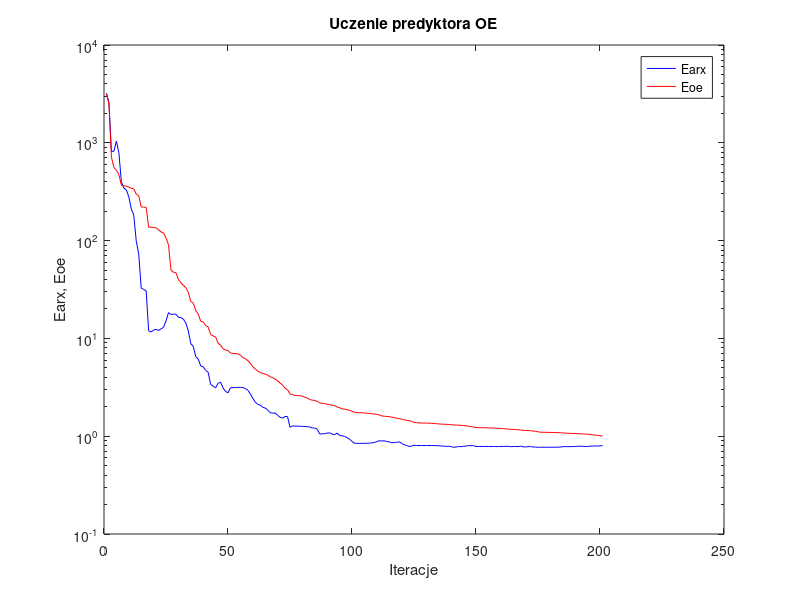
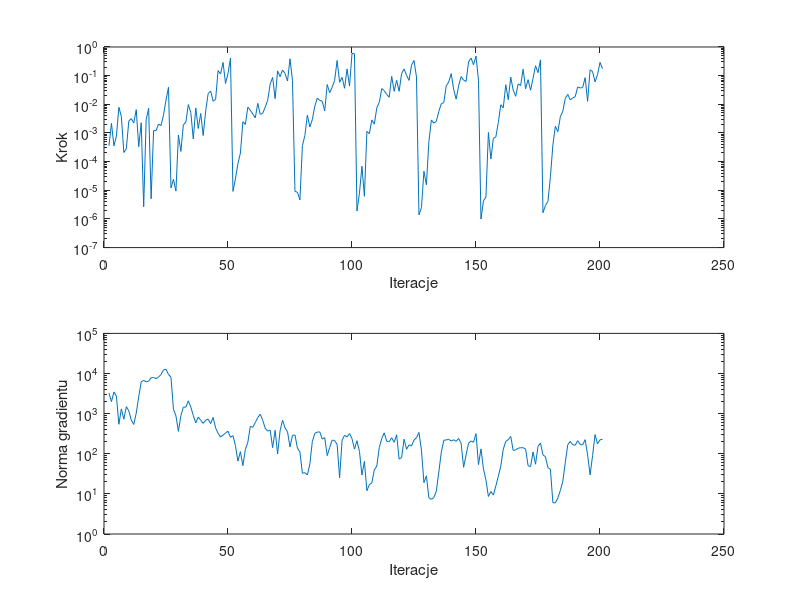

Write the MATLAB code that produced these figures, in order.
%uczenie predyktora oe
clear all;
n=0; farx(n+1)=3.216915e+003; foe(n+1)=3.153668e+003; wspucz(n+1)=0.000000e+000; ng(n+1)=0.000000e+000;
%odnowa zmiennej metryki
n=1; farx(n+1)=2.567003e+003; foe(n+1)=2.477856e+003; krok(n+1)=3.550621e-004; ng(n+1)=3.234227e+003;
n=2; farx(n+1)=8.104154e+002; foe(n+1)=7.098851e+002; krok(n+1)=2.170640e-003; ng(n+1)=1.990078e+003;
n=3; farx(n+1)=8.227124e+002; foe(n+1)=5.581315e+002; krok(n+1)=3.569431e-004; ng(n+1)=3.473027e+003;
n=4; farx(n+1)=1.040700e+003; foe(n+1)=5.257789e+002; krok(n+1)=7.741729e-004; ng(n+1)=2.728188e+003;
n=5; farx(n+1)=7.905835e+002; foe(n+1)=4.718367e+002; krok(n+1)=7.883344e-003; ng(n+1)=5.420719e+002;
n=6; farx(n+1)=3.991891e+002; foe(n+1)=3.694933e+002; krok(n+1)=3.726829e-003; ng(n+1)=1.314756e+003;
n=7; farx(n+1)=3.451697e+002; foe(n+1)=3.634589e+002; krok(n+1)=2.084136e-004; ng(n+1)=7.265658e+002;
n=8; farx(n+1)=3.295716e+002; foe(n+1)=3.603071e+002; krok(n+1)=2.802141e-004; ng(n+1)=1.492049e+003;
n=9; farx(n+1)=2.804892e+002; foe(n+1)=3.526253e+002; krok(n+1)=2.607206e-003; ng(n+1)=1.178103e+003;
n=10; farx(n+1)=2.109356e+002; foe(n+1)=3.433934e+002; krok(n+1)=3.174920e-003; ng(n+1)=6.866328e+002;
n=11; farx(n+1)=1.820877e+002; foe(n+1)=3.384342e+002; krok(n+1)=2.239224e-003; ng(n+1)=5.376537e+002;
n=12; farx(n+1)=9.936952e+001; foe(n+1)=2.993981e+002; krok(n+1)=6.525058e-003; ng(n+1)=1.036870e+003;
n=13; farx(n+1)=7.283860e+001; foe(n+1)=2.879354e+002; krok(n+1)=3.308775e-004; ng(n+1)=2.625934e+003;
n=14; farx(n+1)=3.273444e+001; foe(n+1)=2.209678e+002; krok(n+1)=2.274128e-003; ng(n+1)=6.211922e+003;
n=15; farx(n+1)=3.164146e+001; foe(n+1)=2.200274e+002; krok(n+1)=2.651164e-006; ng(n+1)=6.735058e+003;
n=16; farx(n+1)=3.064925e+001; foe(n+1)=2.180991e+002; krok(n+1)=2.943935e-003; ng(n+1)=6.208696e+003;
n=17; farx(n+1)=1.192873e+001; foe(n+1)=1.373969e+002; krok(n+1)=7.251821e-003; ng(n+1)=6.424697e+003;
n=18; farx(n+1)=1.164400e+001; foe(n+1)=1.369577e+002; krok(n+1)=5.046729e-006; ng(n+1)=7.877215e+003;
n=19; farx(n+1)=1.217782e+001; foe(n+1)=1.363680e+002; krok(n+1)=1.217981e-003; ng(n+1)=7.951398e+003;
n=20; farx(n+1)=1.235807e+001; foe(n+1)=1.350068e+002; krok(n+1)=1.212360e-003; ng(n+1)=7.443219e+003;
n=21; farx(n+1)=1.207490e+001; foe(n+1)=1.294382e+002; krok(n+1)=2.051078e-003; ng(n+1)=8.187336e+003;
n=22; farx(n+1)=1.251928e+001; foe(n+1)=1.224789e+002; krok(n+1)=1.812955e-003; ng(n+1)=9.457154e+003;
n=23; farx(n+1)=1.298904e+001; foe(n+1)=1.196924e+002; krok(n+1)=4.317077e-003; ng(n+1)=1.230719e+004;
n=24; farx(n+1)=1.503785e+001; foe(n+1)=1.065458e+002; krok(n+1)=1.401574e-002; ng(n+1)=1.268904e+004;
n=25; farx(n+1)=1.833229e+001; foe(n+1)=9.077314e+001; krok(n+1)=3.926791e-002; ng(n+1)=9.529301e+003;
%odnowa zmiennej metryki
n=26; farx(n+1)=1.759015e+001; foe(n+1)=5.016939e+001; krok(n+1)=1.209447e-005; ng(n+1)=8.113375e+003;
n=27; farx(n+1)=1.767806e+001; foe(n+1)=4.747025e+001; krok(n+1)=2.418894e-005; ng(n+1)=1.295036e+003;
n=28; farx(n+1)=1.769301e+001; foe(n+1)=4.695755e+001; krok(n+1)=9.375707e-006; ng(n+1)=8.836788e+002;
n=29; farx(n+1)=1.645199e+001; foe(n+1)=4.012033e+001; krok(n+1)=8.437340e-004; ng(n+1)=3.610034e+002;
n=30; farx(n+1)=1.633471e+001; foe(n+1)=3.693098e+001; krok(n+1)=2.266194e-004; ng(n+1)=8.920417e+002;
n=31; farx(n+1)=1.573415e+001; foe(n+1)=3.485423e+001; krok(n+1)=1.929064e-003; ng(n+1)=1.448542e+003;
n=32; farx(n+1)=1.439194e+001; foe(n+1)=3.295574e+001; krok(n+1)=2.371549e-003; ng(n+1)=1.451974e+003;
n=33; farx(n+1)=1.191926e+001; foe(n+1)=2.963650e+001; krok(n+1)=9.784074e-003; ng(n+1)=2.088436e+003;
n=34; farx(n+1)=8.846896e+000; foe(n+1)=2.392593e+001; krok(n+1)=5.167850e-003; ng(n+1)=1.453774e+003;
n=35; farx(n+1)=8.273843e+000; foe(n+1)=2.292969e+001; krok(n+1)=6.200700e-004; ng(n+1)=9.043422e+002;
n=36; farx(n+1)=6.516502e+000; foe(n+1)=1.918201e+001; krok(n+1)=7.479896e-003; ng(n+1)=5.874227e+002;
n=37; farx(n+1)=6.142087e+000; foe(n+1)=1.779424e+001; krok(n+1)=1.427772e-003; ng(n+1)=8.233721e+002;
n=38; farx(n+1)=5.229572e+000; foe(n+1)=1.496570e+001; krok(n+1)=4.776032e-003; ng(n+1)=6.859348e+002;
n=39; farx(n+1)=5.120836e+000; foe(n+1)=1.474670e+001; krok(n+1)=8.106441e-004; ng(n+1)=5.714298e+002;
n=40; farx(n+1)=4.708923e+000; foe(n+1)=1.352185e+001; krok(n+1)=5.915258e-003; ng(n+1)=6.862787e+002;
n=41; farx(n+1)=4.512103e+000; foe(n+1)=1.312303e+001; krok(n+1)=2.378377e-002; ng(n+1)=7.267617e+002;
n=42; farx(n+1)=3.381434e+000; foe(n+1)=1.093536e+001; krok(n+1)=2.896961e-002; ng(n+1)=5.647650e+002;
n=43; farx(n+1)=3.252871e+000; foe(n+1)=1.060212e+001; krok(n+1)=1.280182e-002; ng(n+1)=8.021981e+002;
n=44; farx(n+1)=3.120608e+000; foe(n+1)=1.034961e+001; krok(n+1)=1.486332e-002; ng(n+1)=4.419005e+002;
n=45; farx(n+1)=3.479716e+000; foe(n+1)=8.921329e+000; krok(n+1)=1.505524e-001; ng(n+1)=3.233344e+002;
n=46; farx(n+1)=3.565652e+000; foe(n+1)=8.525447e+000; krok(n+1)=1.146398e-001; ng(n+1)=2.608714e+002;
n=47; farx(n+1)=3.118706e+000; foe(n+1)=7.837503e+000; krok(n+1)=2.896177e-001; ng(n+1)=2.910654e+002;
n=48; farx(n+1)=2.869239e+000; foe(n+1)=7.611235e+000; krok(n+1)=5.335388e-002; ng(n+1)=3.283210e+002;
n=49; farx(n+1)=2.781088e+000; foe(n+1)=7.515892e+000; krok(n+1)=1.196783e-001; ng(n+1)=3.655282e+002;
n=50; farx(n+1)=3.130398e+000; foe(n+1)=7.084999e+000; krok(n+1)=4.089939e-001; ng(n+1)=2.565563e+002;
%odnowa zmiennej metryki
n=51; farx(n+1)=3.137425e+000; foe(n+1)=7.025294e+000; krok(n+1)=9.158722e-006; ng(n+1)=2.835076e+002;
n=52; farx(n+1)=3.151537e+000; foe(n+1)=6.983784e+000; krok(n+1)=2.496650e-005; ng(n+1)=1.587850e+002;
n=53; farx(n+1)=3.155567e+000; foe(n+1)=6.953398e+000; krok(n+1)=8.489916e-005; ng(n+1)=6.549813e+001;
n=54; farx(n+1)=3.158449e+000; foe(n+1)=6.743058e+000; krok(n+1)=1.992914e-004; ng(n+1)=1.127266e+002;
n=55; farx(n+1)=3.144996e+000; foe(n+1)=6.360222e+000; krok(n+1)=2.476023e-003; ng(n+1)=5.058438e+001;
n=56; farx(n+1)=3.073471e+000; foe(n+1)=6.213718e+000; krok(n+1)=1.986798e-003; ng(n+1)=1.278595e+002;
n=57; farx(n+1)=2.950032e+000; foe(n+1)=5.914503e+000; krok(n+1)=8.023134e-003; ng(n+1)=1.940252e+002;
n=58; farx(n+1)=2.707084e+000; foe(n+1)=5.579868e+000; krok(n+1)=6.193383e-003; ng(n+1)=4.840392e+002;
n=59; farx(n+1)=2.443442e+000; foe(n+1)=5.136077e+000; krok(n+1)=4.586643e-003; ng(n+1)=4.556469e+002;
n=60; farx(n+1)=2.229467e+000; foe(n+1)=4.859828e+000; krok(n+1)=3.359405e-003; ng(n+1)=6.030314e+002;
n=61; farx(n+1)=2.117741e+000; foe(n+1)=4.643445e+000; krok(n+1)=1.078150e-002; ng(n+1)=7.984958e+002;
n=62; farx(n+1)=2.084132e+000; foe(n+1)=4.474704e+000; krok(n+1)=4.464645e-003; ng(n+1)=9.687784e+002;
n=63; farx(n+1)=1.973620e+000; foe(n+1)=4.369965e+000; krok(n+1)=4.849441e-003; ng(n+1)=6.826282e+002;
n=64; farx(n+1)=1.941822e+000; foe(n+1)=4.318489e+000; krok(n+1)=7.947193e-003; ng(n+1)=4.330443e+002;
n=65; farx(n+1)=1.851388e+000; foe(n+1)=4.210830e+000; krok(n+1)=1.370811e-002; ng(n+1)=3.683822e+002;
n=66; farx(n+1)=1.741948e+000; foe(n+1)=4.055602e+000; krok(n+1)=5.104106e-002; ng(n+1)=3.885795e+002;
n=67; farx(n+1)=1.722040e+000; foe(n+1)=3.969914e+000; krok(n+1)=8.693674e-002; ng(n+1)=1.415018e+002;
n=68; farx(n+1)=1.724324e+000; foe(n+1)=3.829189e+000; krok(n+1)=1.567008e-002; ng(n+1)=3.843918e+002;
n=69; farx(n+1)=1.639681e+000; foe(n+1)=3.698001e+000; krok(n+1)=1.468011e-001; ng(n+1)=9.871205e+001;
n=70; farx(n+1)=1.559120e+000; foe(n+1)=3.491426e+000; krok(n+1)=9.228634e-002; ng(n+1)=3.761365e+002;
n=71; farx(n+1)=1.532372e+000; foe(n+1)=3.340258e+000; krok(n+1)=1.568265e-001; ng(n+1)=6.855011e+002;
n=72; farx(n+1)=1.591167e+000; foe(n+1)=3.083238e+000; krok(n+1)=1.189066e-001; ng(n+1)=4.395048e+002;
n=73; farx(n+1)=1.587513e+000; foe(n+1)=2.987476e+000; krok(n+1)=6.486639e-002; ng(n+1)=3.528062e+002;
n=74; farx(n+1)=1.236252e+000; foe(n+1)=2.702731e+000; krok(n+1)=3.869575e-001; ng(n+1)=1.478576e+002;
n=75; farx(n+1)=1.273710e+000; foe(n+1)=2.666700e+000; krok(n+1)=6.776944e-002; ng(n+1)=2.873962e+002;
%odnowa zmiennej metryki
n=76; farx(n+1)=1.267989e+000; foe(n+1)=2.609801e+000; krok(n+1)=9.125546e-006; ng(n+1)=2.934496e+002;
n=77; farx(n+1)=1.266255e+000; foe(n+1)=2.599247e+000; krok(n+1)=8.539569e-006; ng(n+1)=1.389807e+002;
n=78; farx(n+1)=1.264454e+000; foe(n+1)=2.593976e+000; krok(n+1)=4.588605e-006; ng(n+1)=1.100151e+002;
n=79; farx(n+1)=1.260164e+000; foe(n+1)=2.571668e+000; krok(n+1)=3.642997e-004; ng(n+1)=3.268902e+001;
n=80; farx(n+1)=1.256732e+000; foe(n+1)=2.496916e+000; krok(n+1)=8.160960e-004; ng(n+1)=3.378823e+001;
n=81; farx(n+1)=1.249327e+000; foe(n+1)=2.452823e+000; krok(n+1)=4.191618e-003; ng(n+1)=2.957389e+001;
n=82; farx(n+1)=1.242500e+000; foe(n+1)=2.370737e+000; krok(n+1)=1.611746e-003; ng(n+1)=5.515557e+001;
n=83; farx(n+1)=1.214151e+000; foe(n+1)=2.335983e+000; krok(n+1)=2.924832e-003; ng(n+1)=2.021769e+002;
n=84; farx(n+1)=1.212032e+000; foe(n+1)=2.315132e+000; krok(n+1)=8.580693e-003; ng(n+1)=3.218960e+002;
n=85; farx(n+1)=1.176157e+000; foe(n+1)=2.273310e+000; krok(n+1)=1.636186e-002; ng(n+1)=3.473452e+002;
n=86; farx(n+1)=1.053078e+000; foe(n+1)=2.192252e+000; krok(n+1)=1.376894e-002; ng(n+1)=3.512885e+002;
n=87; farx(n+1)=1.056934e+000; foe(n+1)=2.160891e+000; krok(n+1)=1.269968e-002; ng(n+1)=2.321624e+002;
n=88; farx(n+1)=1.061169e+000; foe(n+1)=2.151148e+000; krok(n+1)=5.906887e-003; ng(n+1)=2.529775e+002;
n=89; farx(n+1)=1.076622e+000; foe(n+1)=2.122622e+000; krok(n+1)=4.895097e-002; ng(n+1)=8.983642e+001;
n=90; farx(n+1)=1.081875e+000; foe(n+1)=2.104427e+000; krok(n+1)=2.539936e-002; ng(n+1)=1.425952e+002;
n=91; farx(n+1)=1.053916e+000; foe(n+1)=2.073945e+000; krok(n+1)=3.959818e-002; ng(n+1)=2.192357e+002;
n=92; farx(n+1)=1.031798e+000; foe(n+1)=2.057466e+000; krok(n+1)=6.864555e-002; ng(n+1)=2.127650e+002;
n=93; farx(n+1)=1.076525e+000; foe(n+1)=1.987891e+000; krok(n+1)=3.372291e-001; ng(n+1)=1.698921e+002;
n=94; farx(n+1)=1.017667e+000; foe(n+1)=1.957691e+000; krok(n+1)=5.857529e-002; ng(n+1)=2.531655e+001;
n=95; farx(n+1)=1.008918e+000; foe(n+1)=1.901262e+000; krok(n+1)=8.693674e-002; ng(n+1)=2.191971e+002;
n=96; farx(n+1)=9.965726e-001; foe(n+1)=1.894367e+000; krok(n+1)=3.618094e-002; ng(n+1)=2.887967e+002;
n=97; farx(n+1)=9.668088e-001; foe(n+1)=1.864007e+000; krok(n+1)=1.713887e-001; ng(n+1)=2.627578e+002;
n=98; farx(n+1)=9.364844e-001; foe(n+1)=1.842806e+000; krok(n+1)=4.321748e-002; ng(n+1)=3.183143e+002;
n=99; farx(n+1)=8.846154e-001; foe(n+1)=1.798265e+000; krok(n+1)=5.939923e-001; ng(n+1)=2.386738e+002;
n=100; farx(n+1)=8.461944e-001; foe(n+1)=1.750913e+000; krok(n+1)=5.821767e-001; ng(n+1)=1.308314e+002;
%odnowa zmiennej metryki
n=101; farx(n+1)=8.457526e-001; foe(n+1)=1.744131e+000; krok(n+1)=1.889996e-006; ng(n+1)=2.110812e+002;
n=102; farx(n+1)=8.451790e-001; foe(n+1)=1.736931e+000; krok(n+1)=7.989188e-006; ng(n+1)=1.150632e+002;
n=103; farx(n+1)=8.457073e-001; foe(n+1)=1.731959e+000; krok(n+1)=6.880069e-005; ng(n+1)=2.946375e+001;
n=104; farx(n+1)=8.456627e-001; foe(n+1)=1.730337e+000; krok(n+1)=6.164510e-006; ng(n+1)=6.426459e+001;
n=105; farx(n+1)=8.474344e-001; foe(n+1)=1.720822e+000; krok(n+1)=1.140915e-003; ng(n+1)=1.198007e+001;
n=106; farx(n+1)=8.486525e-001; foe(n+1)=1.708426e+000; krok(n+1)=9.447947e-004; ng(n+1)=1.705273e+001;
n=107; farx(n+1)=8.553974e-001; foe(n+1)=1.696197e+000; krok(n+1)=2.855545e-003; ng(n+1)=1.880969e+001;
n=108; farx(n+1)=8.634340e-001; foe(n+1)=1.689787e+000; krok(n+1)=2.032216e-003; ng(n+1)=3.976742e+001;
n=109; farx(n+1)=8.795022e-001; foe(n+1)=1.671122e+000; krok(n+1)=7.530795e-003; ng(n+1)=4.956547e+001;
n=110; farx(n+1)=9.004070e-001; foe(n+1)=1.651599e+000; krok(n+1)=1.181377e-002; ng(n+1)=1.433441e+002;
n=111; farx(n+1)=8.916960e-001; foe(n+1)=1.613103e+000; krok(n+1)=3.522595e-002; ng(n+1)=2.401546e+002;
n=112; farx(n+1)=8.995255e-001; foe(n+1)=1.601611e+000; krok(n+1)=2.981463e-002; ng(n+1)=3.322761e+002;
n=113; farx(n+1)=8.814129e-001; foe(n+1)=1.592354e+000; krok(n+1)=2.219272e-002; ng(n+1)=2.045533e+002;
n=114; farx(n+1)=8.757815e-001; foe(n+1)=1.585359e+000; krok(n+1)=1.767909e-002; ng(n+1)=1.997521e+002;
n=115; farx(n+1)=8.552128e-001; foe(n+1)=1.564409e+000; krok(n+1)=9.464413e-002; ng(n+1)=2.514366e+002;
n=116; farx(n+1)=8.632785e-001; foe(n+1)=1.549893e+000; krok(n+1)=2.842041e-002; ng(n+1)=1.928485e+002;
n=117; farx(n+1)=8.639725e-001; foe(n+1)=1.527193e+000; krok(n+1)=6.864555e-002; ng(n+1)=2.983347e+002;
n=118; farx(n+1)=8.773832e-001; foe(n+1)=1.514290e+000; krok(n+1)=2.835241e-002; ng(n+1)=7.344933e+001;
n=119; farx(n+1)=8.467764e-001; foe(n+1)=1.492292e+000; krok(n+1)=1.178633e-001; ng(n+1)=8.033486e+001;
n=120; farx(n+1)=8.189412e-001; foe(n+1)=1.469923e+000; krok(n+1)=1.710829e-001; ng(n+1)=2.309560e+002;
n=121; farx(n+1)=8.047406e-001; foe(n+1)=1.456948e+000; krok(n+1)=1.025515e-001; ng(n+1)=1.291523e+002;
n=122; farx(n+1)=7.865466e-001; foe(n+1)=1.443150e+000; krok(n+1)=6.826594e-002; ng(n+1)=1.671697e+002;
n=123; farx(n+1)=7.901386e-001; foe(n+1)=1.419083e+000; krok(n+1)=2.320583e-001; ng(n+1)=1.556828e+002;
n=124; farx(n+1)=8.084362e-001; foe(n+1)=1.386159e+000; krok(n+1)=3.394051e-001; ng(n+1)=2.193746e+002;
n=125; farx(n+1)=8.038866e-001; foe(n+1)=1.377188e+000; krok(n+1)=8.973318e-002; ng(n+1)=2.517344e+002;
%odnowa zmiennej metryki
n=126; farx(n+1)=8.033274e-001; foe(n+1)=1.367194e+000; krok(n+1)=1.391770e-006; ng(n+1)=3.401972e+002;
n=127; farx(n+1)=8.030554e-001; foe(n+1)=1.363614e+000; krok(n+1)=2.471149e-006; ng(n+1)=1.236156e+002;
n=128; farx(n+1)=8.033122e-001; foe(n+1)=1.362077e+000; krok(n+1)=4.614756e-005; ng(n+1)=1.907459e+001;
n=129; farx(n+1)=8.033011e-001; foe(n+1)=1.361146e+000; krok(n+1)=1.553627e-005; ng(n+1)=2.821650e+001;
n=130; farx(n+1)=8.038865e-001; foe(n+1)=1.359749e+000; krok(n+1)=5.033545e-004; ng(n+1)=7.982653e+000;
n=131; farx(n+1)=8.032091e-001; foe(n+1)=1.353479e+000; krok(n+1)=2.840497e-003; ng(n+1)=7.337849e+000;
n=132; farx(n+1)=8.030065e-001; foe(n+1)=1.348602e+000; krok(n+1)=2.213894e-003; ng(n+1)=8.136349e+000;
n=133; farx(n+1)=7.999856e-001; foe(n+1)=1.342995e+000; krok(n+1)=2.543628e-003; ng(n+1)=1.166095e+001;
n=134; farx(n+1)=8.000107e-001; foe(n+1)=1.335399e+000; krok(n+1)=5.608324e-003; ng(n+1)=3.492809e+001;
n=135; farx(n+1)=7.935603e-001; foe(n+1)=1.328735e+000; krok(n+1)=1.046652e-002; ng(n+1)=1.085589e+002;
n=136; farx(n+1)=7.925576e-001; foe(n+1)=1.326232e+000; krok(n+1)=1.142380e-002; ng(n+1)=2.166929e+002;
n=137; farx(n+1)=7.857316e-001; foe(n+1)=1.321729e+000; krok(n+1)=4.438543e-002; ng(n+1)=2.210828e+002;
n=138; farx(n+1)=7.913480e-001; foe(n+1)=1.315658e+000; krok(n+1)=6.013604e-002; ng(n+1)=2.290349e+002;
n=139; farx(n+1)=7.813298e-001; foe(n+1)=1.309910e+000; krok(n+1)=1.178633e-001; ng(n+1)=2.085337e+002;
n=140; farx(n+1)=7.705181e-001; foe(n+1)=1.301872e+000; krok(n+1)=3.280985e-002; ng(n+1)=2.227170e+002;
n=141; farx(n+1)=7.743877e-001; foe(n+1)=1.299935e+000; krok(n+1)=1.519863e-002; ng(n+1)=2.043496e+002;
n=142; farx(n+1)=7.845443e-001; foe(n+1)=1.295786e+000; krok(n+1)=4.446078e-002; ng(n+1)=2.413865e+002;
n=143; farx(n+1)=7.805476e-001; foe(n+1)=1.292777e+000; krok(n+1)=9.267410e-002; ng(n+1)=1.823331e+002;
n=144; farx(n+1)=7.900287e-001; foe(n+1)=1.285217e+000; krok(n+1)=6.995615e-002; ng(n+1)=4.601034e+001;
n=145; farx(n+1)=7.922923e-001; foe(n+1)=1.276551e+000; krok(n+1)=6.259203e-002; ng(n+1)=9.342714e+001;
n=146; farx(n+1)=8.025759e-001; foe(n+1)=1.266124e+000; krok(n+1)=3.029139e-001; ng(n+1)=1.841450e+002;
n=147; farx(n+1)=7.983063e-001; foe(n+1)=1.252947e+000; krok(n+1)=4.128102e-001; ng(n+1)=2.082792e+002;
n=148; farx(n+1)=8.016803e-001; foe(n+1)=1.241356e+000; krok(n+1)=2.394184e-001; ng(n+1)=1.935862e+002;
n=149; farx(n+1)=7.834073e-001; foe(n+1)=1.225752e+000; krok(n+1)=4.862877e-001; ng(n+1)=3.176521e+002;
n=150; farx(n+1)=7.855717e-001; foe(n+1)=1.222593e+000; krok(n+1)=6.817447e-002; ng(n+1)=5.353969e+001;
%odnowa zmiennej metryki
n=151; farx(n+1)=7.855908e-001; foe(n+1)=1.221380e+000; krok(n+1)=9.878009e-007; ng(n+1)=1.322033e+002;
n=152; farx(n+1)=7.854605e-001; foe(n+1)=1.220922e+000; krok(n+1)=4.244420e-006; ng(n+1)=4.197956e+001;
n=153; farx(n+1)=7.854079e-001; foe(n+1)=1.220741e+000; krok(n+1)=5.819064e-006; ng(n+1)=2.237350e+001;
n=154; farx(n+1)=7.849645e-001; foe(n+1)=1.216016e+000; krok(n+1)=1.037622e-003; ng(n+1)=8.618115e+000;
n=155; farx(n+1)=7.850675e-001; foe(n+1)=1.214957e+000; krok(n+1)=1.239407e-004; ng(n+1)=1.143346e+001;
n=156; farx(n+1)=7.851657e-001; foe(n+1)=1.211519e+000; krok(n+1)=6.459813e-004; ng(n+1)=9.308963e+000;
n=157; farx(n+1)=7.836639e-001; foe(n+1)=1.207378e+000; krok(n+1)=7.295556e-004; ng(n+1)=1.575713e+001;
n=158; farx(n+1)=7.841989e-001; foe(n+1)=1.203440e+000; krok(n+1)=2.320282e-003; ng(n+1)=2.746509e+001;
n=159; farx(n+1)=7.831959e-001; foe(n+1)=1.198738e+000; krok(n+1)=9.630946e-003; ng(n+1)=4.944718e+001;
n=160; farx(n+1)=7.863282e-001; foe(n+1)=1.195455e+000; krok(n+1)=7.525650e-003; ng(n+1)=1.299675e+002;
n=161; farx(n+1)=7.873825e-001; foe(n+1)=1.186742e+000; krok(n+1)=4.828142e-002; ng(n+1)=2.037891e+002;
n=162; farx(n+1)=7.869769e-001; foe(n+1)=1.182740e+000; krok(n+1)=1.448480e-002; ng(n+1)=2.234381e+002;
n=163; farx(n+1)=7.817027e-001; foe(n+1)=1.176080e+000; krok(n+1)=8.877087e-002; ng(n+1)=2.704754e+002;
n=164; farx(n+1)=7.848246e-001; foe(n+1)=1.173481e+000; krok(n+1)=3.112854e-002; ng(n+1)=1.203452e+002;
n=165; farx(n+1)=7.848896e-001; foe(n+1)=1.171653e+000; krok(n+1)=1.900448e-002; ng(n+1)=1.253599e+002;
n=166; farx(n+1)=7.836519e-001; foe(n+1)=1.162418e+000; krok(n+1)=5.160128e-002; ng(n+1)=1.375181e+002;
n=167; farx(n+1)=7.920123e-001; foe(n+1)=1.160305e+000; krok(n+1)=4.509055e-002; ng(n+1)=1.413881e+002;
n=168; farx(n+1)=7.785939e-001; foe(n+1)=1.148000e+000; krok(n+1)=1.677703e-001; ng(n+1)=1.413913e+002;
n=169; farx(n+1)=7.768553e-001; foe(n+1)=1.144612e+000; krok(n+1)=3.500452e-002; ng(n+1)=1.320453e+002;
n=170; farx(n+1)=7.815555e-001; foe(n+1)=1.142064e+000; krok(n+1)=7.236188e-002; ng(n+1)=5.034683e+001;
n=171; farx(n+1)=7.829963e-001; foe(n+1)=1.138165e+000; krok(n+1)=3.095635e-002; ng(n+1)=4.784207e+001;
n=172; farx(n+1)=7.763447e-001; foe(n+1)=1.130653e+000; krok(n+1)=8.100548e-002; ng(n+1)=1.113357e+002;
n=173; farx(n+1)=7.722858e-001; foe(n+1)=1.119164e+000; krok(n+1)=2.223238e-001; ng(n+1)=5.494493e+001;
n=174; farx(n+1)=7.720404e-001; foe(n+1)=1.108932e+000; krok(n+1)=1.271551e-001; ng(n+1)=1.537561e+002;
n=175; farx(n+1)=7.710302e-001; foe(n+1)=1.098360e+000; krok(n+1)=3.550835e-001; ng(n+1)=1.847218e+002;
%odnowa zmiennej metryki
n=176; farx(n+1)=7.709975e-001; foe(n+1)=1.097538e+000; krok(n+1)=1.641948e-006; ng(n+1)=9.360766e+001;
n=177; farx(n+1)=7.708475e-001; foe(n+1)=1.095970e+000; krok(n+1)=2.960578e-006; ng(n+1)=8.440695e+001;
n=178; farx(n+1)=7.708929e-001; foe(n+1)=1.095285e+000; krok(n+1)=4.086209e-006; ng(n+1)=4.482092e+001;
n=179; farx(n+1)=7.709736e-001; foe(n+1)=1.092784e+000; krok(n+1)=2.941717e-005; ng(n+1)=4.100018e+001;
n=180; farx(n+1)=7.714722e-001; foe(n+1)=1.091823e+000; krok(n+1)=3.824249e-004; ng(n+1)=6.026845e+000;
n=181; farx(n+1)=7.718237e-001; foe(n+1)=1.088917e+000; krok(n+1)=1.713251e-003; ng(n+1)=5.970448e+000;
n=182; farx(n+1)=7.721534e-001; foe(n+1)=1.087208e+000; krok(n+1)=1.102111e-003; ng(n+1)=7.889053e+000;
n=183; farx(n+1)=7.742150e-001; foe(n+1)=1.084898e+000; krok(n+1)=3.660956e-003; ng(n+1)=1.213777e+001;
n=184; farx(n+1)=7.816476e-001; foe(n+1)=1.080445e+000; krok(n+1)=5.770731e-003; ng(n+1)=2.044543e+001;
n=185; farx(n+1)=7.835641e-001; foe(n+1)=1.075000e+000; krok(n+1)=1.596002e-002; ng(n+1)=6.006279e+001;
n=186; farx(n+1)=7.818178e-001; foe(n+1)=1.072488e+000; krok(n+1)=2.223039e-002; ng(n+1)=1.672351e+002;
n=187; farx(n+1)=7.824248e-001; foe(n+1)=1.068685e+000; krok(n+1)=1.423591e-002; ng(n+1)=2.028297e+002;
n=188; farx(n+1)=7.847766e-001; foe(n+1)=1.066516e+000; krok(n+1)=1.664795e-002; ng(n+1)=1.679869e+002;
n=189; farx(n+1)=7.862544e-001; foe(n+1)=1.064753e+000; krok(n+1)=1.844475e-002; ng(n+1)=1.632016e+002;
n=190; farx(n+1)=7.866436e-001; foe(n+1)=1.060887e+000; krok(n+1)=4.000365e-002; ng(n+1)=2.114743e+002;
n=191; farx(n+1)=7.912229e-001; foe(n+1)=1.058091e+000; krok(n+1)=3.726804e-002; ng(n+1)=1.712269e+002;
n=192; farx(n+1)=7.879205e-001; foe(n+1)=1.055702e+000; krok(n+1)=3.809184e-002; ng(n+1)=1.663993e+002;
n=193; farx(n+1)=7.854619e-001; foe(n+1)=1.051081e+000; krok(n+1)=8.512166e-002; ng(n+1)=2.244872e+002;
n=194; farx(n+1)=7.846924e-001; foe(n+1)=1.048800e+000; krok(n+1)=1.275465e-002; ng(n+1)=9.449404e+001;
n=195; farx(n+1)=7.899135e-001; foe(n+1)=1.043580e+000; krok(n+1)=1.607119e-001; ng(n+1)=2.973957e+001;
n=196; farx(n+1)=7.927073e-001; foe(n+1)=1.031637e+000; krok(n+1)=1.387540e-001; ng(n+1)=8.944675e+001;
n=197; farx(n+1)=7.951113e-001; foe(n+1)=1.026648e+000; krok(n+1)=6.053393e-002; ng(n+1)=3.004943e+002;
n=198; farx(n+1)=7.928733e-001; foe(n+1)=1.020546e+000; krok(n+1)=1.084302e-001; ng(n+1)=1.756092e+002;
n=199; farx(n+1)=7.983940e-001; foe(n+1)=1.010750e+000; krok(n+1)=2.905057e-001; ng(n+1)=2.225513e+002;
n=200; farx(n+1)=7.987245e-001; foe(n+1)=1.005782e+000; krok(n+1)=1.752988e-001; ng(n+1)=2.300291e+002;

figure; semilogy(farx,'b'); hold on; semilogy(foe,'r'); xlabel('Iteracje'); ylabel('Earx, Eoe'); legend('Earx','Eoe'); title('Uczenie predyktora OE');
figure; subplot(2,1,1); semilogy(krok); xlabel('Iteracje'); ylabel('Krok');
subplot(2,1,2); semilogy(ng); xlabel('Iteracje'); ylabel('Norma gradientu');
Earx=farx(n+1)
Eoe=foe(n+1)
